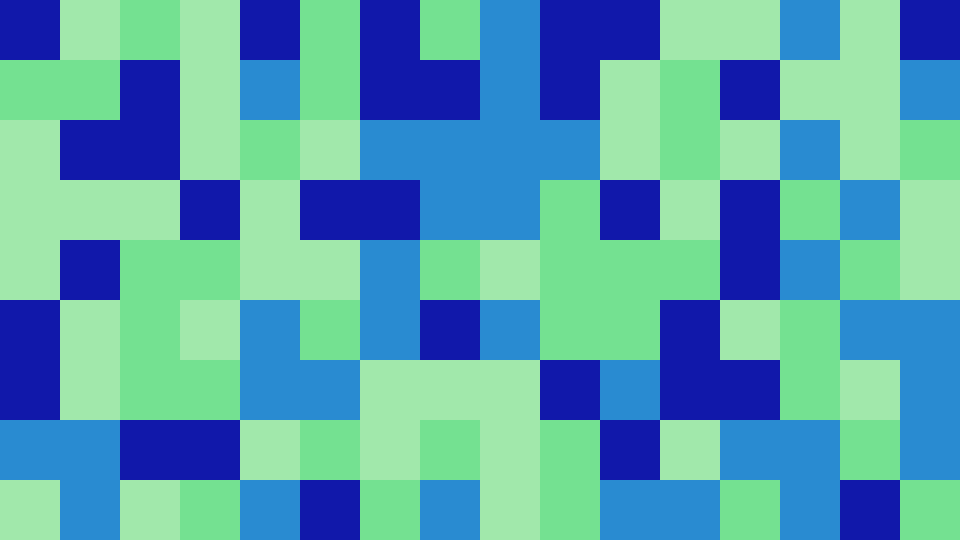
#> input picture pal.png, 1920 x 1080 px, found by its file name (shown at 1/2 size)
$ python pal_0.py
#> lines starting #> are read from the running program, lines starting #| are printed output that depends on the picture
##############################################################################
# File:         pal_0.py                                                     #
# Author:       Tom Gorbett                                                  #
# Last Updated: 2021-06-09                                                   #
# Description:  This script is meant to be automated with the hotkey of      #
#               Ctrl + Alt + 0. When pressed, this script will generate and  #
#               set a new desktop background, with a color pallete of 2 to 5 #
#               randomly chosen hexcodes. This script also enters in a       #
#               grade of 0 into the pal_log file for the previous desktop    #
#               background, entering the new image's details on a new line.  #
##############################################################################

import datetime
import random
import uuid
import ctypes
from PIL import Image, ImageDraw

def rgb_to_hex(red, green, blue):
    return '#%02x%02x%02x' % (red, green, blue)
# This is a function used to convert base-10 RGB values to base-15 hexcodes.

grade = 0  # This is the grade for the previous image
uid = uuid.uuid1()  # Here we generate a unique ID for the pal_log file.
i = 0
colors = int(random.uniform(2, 5))  # The color pallet contains 2 to 5 colors.
hexes = []
hex_limits = [0,255,0,255,0,255,0,255,0,255]
image_path = "C:/Users/gorbetw/Pictures/pal/pal.png"
pic_dim = [1920,1080]  # This tells us the dimensions of the entire image.
square_dim = [120,120]  # This tells us the dimensions of the square.
x0 = x1 = square_dim[0] / 2 - 1
y0 = 0
y1 = wid = square_dim[1]
# The previos three lines set coordinates for where the square begins.

while i < colors * 2:
    hexes.append(
        rgb_to_hex(int(random.uniform(hex_limits[i], hex_limits[i + 1])),
		   int(random.uniform(hex_limits[i], hex_limits[i + 1])),
		   int(random.uniform(hex_limits[i], hex_limits[i + 1]))
    ))
    i += 2
# This operation creates the hexcodes for each color.

im = Image.open(image_path)
#> im is the input picture: PIL image 1920x1080 RGBA; mean R, G, B, A 88.6, 161.4, 173.5, 255
draw = ImageDraw.Draw(im)
# Here we use the old image as a template for the new one.

while y0 <= pic_dim[1]:
    draw.line([(x0, y0), (x1, y1)],
              fill=hexes[int(random.uniform(0,colors))],
              width=wid)
    x0 += wid
    x1 += wid
    # This moves the pointer over for the next square
    if x0 > pic_dim[0]:
        x0 = x1 = square_dim[0] / 2 - 1
        y0 += square_dim[1]
        y1 += square_dim[1]
#> after the loop, x0 = 59; x1 = 59; y0 = 1200; y1 = 1320
    # This moves the cursor to the next row, if we've reached the end.

im.save(image_path) # We save over the old image.
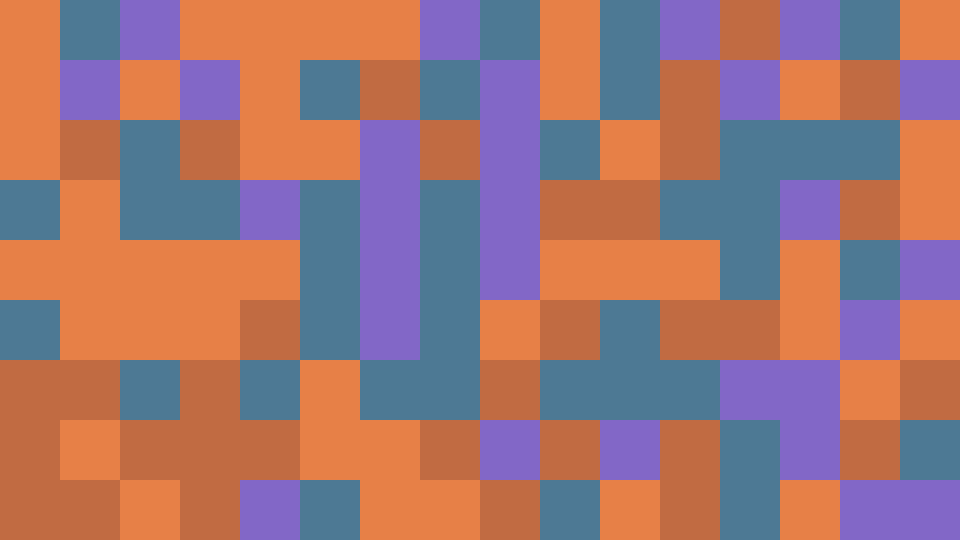
#> saved as pal.png: PIL image 1920x1080 RGBA (shown at 1/2 size); mean R, G, B, A 160.9, 116.4, 115.6, 255

nulls = ["null"] * (5 - len(hexes))
hex_string = str(hexes + nulls)
# If there's less than five hexcodes, we populate the blanks with "null"

drop_char = "'[] "
for char in drop_char:
    hex_string = hex_string.replace(char,"")
# We remove a few characters from the string to populate the log file

with open("C:/Users/gorbetw/Pictures/pal/pal_log.csv", 'a') as file:
    file.write(
        str(grade) + '\n'
        + str(uid) + ','
        + hex_string + ','
        + str(datetime.datetime.now()) + ','
    )
# This is where we populate the grade, then the new image details

#> (the run stopped early here; a loop or call above may not have finished)
